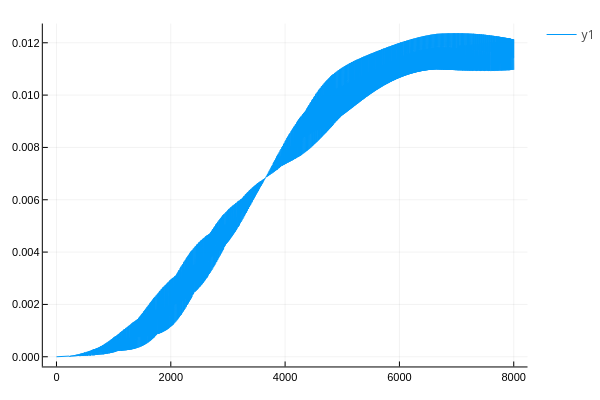

Write notebook code for a chart like this one.
### Code cell
plot(ΔΩ_soln)

### Figure 1 — Plotly figure (JSON) as saved in the notebook; plotly's stock layout.template omitted (floating-point values rounded to 4 significant figures; data arrays with more than 128 entries replaced by an {"elided": "..."} marker saying what was removed)
{"data": [{"colorbar": {"title": {"text": ""}}, "legendgroup": "y1", "line": {"color": "rgba(0, 154, 250, 1.000)", "dash": "solid", "shape": "linear", "width": 1}, "mode": "lines", "name": "y1", "showlegend": true, "type": "scatter", "x": {"elided": "8001 int values"}, "xaxis": "x", "y": {"elided": "8001 float values"}, "yaxis": "y", "zmax": null, "zmin": null}], "layout": {"annotations": [], "height": 400, "legend_position": {"bgcolor": "rgba(255, 255, 255, 1.000)", "bordercolor": "rgba(0, 0, 0, 1)", "borderwidth": 1, "font": {"color": "rgba(0, 0, 0, 1)", "family": "sans-serif", "size": 11}, "title": {"font": {"color": "rgba(0, 0, 0, 1)", "family": "sans-serif", "size": 15}, "text": ""}, "tracegroupgap": 0, "traceorder": "normal", "x": 1, "xanchor": "auto", "y": 1, "yanchor": "auto"}, "margin": {"b": 20, "l": 0, "r": 0, "t": 20}, "paper_bgcolor": "rgba(255, 255, 255, 1.000)", "plot_bgcolor": "rgba(255, 255, 255, 1.000)", "showlegend": true, "width": 600, "xaxis": {"anchor": "y", "domain": [0.08064, 0.9934], "gridcolor": "rgba(0, 0, 0, 0.1)", "gridwidth": 0.5, "linecolor": "rgba(0, 0, 0, 1)", "mirror": false, "range": [-239, 8241], "showgrid": true, "showline": true, "showticklabels": true, "tickangle": 0, "tickcolor": "rgb(0, 0, 0)", "tickfont": {"color": "rgba(0, 0, 0, 1)", "family": "sans-serif", "size": 11}, "tickmode": "array", "ticks": "inside", "ticktext": ["0", "2000", "4000", "6000", "8000"], "tickvals": [0, 2000, 4000, 6000, 8000], "title": {"font": {"color": "rgba(0, 0, 0, 1)", "family": "sans-serif", "size": 15}, "text": ""}, "type": "linear", "visible": true, "zeroline": false, "zerolinecolor": "rgba(0, 0, 0, 1)"}, "yaxis": {"anchor": "x", "domain": [0.03762, 0.9902], "gridcolor": "rgba(0, 0, 0, 0.1)", "gridwidth": 0.5, "linecolor": "rgba(0, 0, 0, 1)", "mirror": false, "range": [-0.0003709, 0.01274], "showgrid": true, "showline": true, "showticklabels": true, "tickangle": 0, "tickcolor": "rgb(0, 0, 0)", "tickfont": {"color": "rgba(0, 0, 0, 1)", "family": "sans-serif", "size": 11}, "tickmode": "array", "ticks": "inside", "ticktext": ["0.000", "0.002", "0.004", "0.006", "0.008", "0.010", "0.012"], "tickvals": [0, 0.002, 0.004, 0.006, 0.008, 0.01, 0.012], "title": {"font": {"color": "rgba(0, 0, 0, 1)", "family": "sans-serif", "size": 15}, "text": ""}, "type": "linear", "visible": true, "zeroline": false, "zerolinecolor": "rgba(0, 0, 0, 1)"}}}
